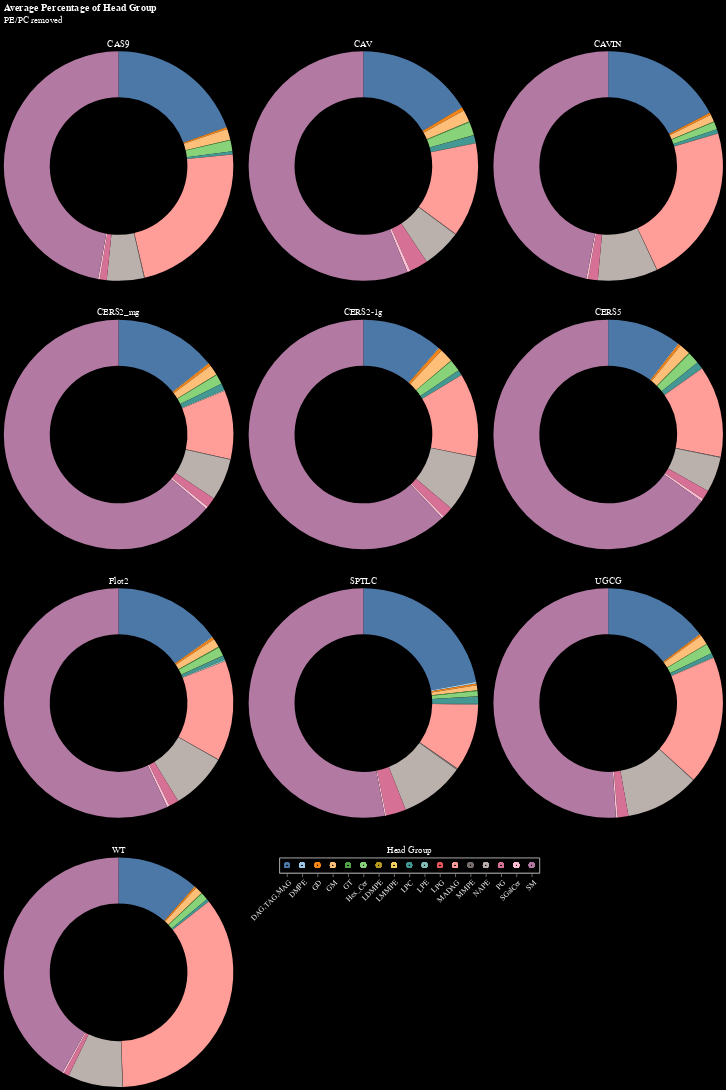

Source (notebook cell):
### Code cell
chart_list = []

# create selection tool
click = alt.selection_point(fields=['Head Group'])

# create head group legend
heads = alt.Chart(hg2_long).mark_point().encode(
    x=alt.X('Head Group').axis(labelAngle=-45),
    color=alt.condition(click, 'Head Group', alt.value('lightgray')),
    ).add_params(click).properties(title={'text':[], 'subtitle':'Head Group', 'subtitleColor':'white'})

for ptn in hg2_long['Mutation'].unique():
    source = hg2_long[hg2_long['Mutation'] == ptn]
    
    donut = alt.Chart(source).mark_arc(innerRadius=90).encode(
        theta='mean(Fraction):Q',
        color=alt.condition(click, 'Head Group', alt.value('lightgray'), scale=alt.Scale(scheme='tableau20'), legend=None),
        opacity = alt.condition(click, alt.value(1), alt.value(0.1)),
        tooltip=['Head Group', 'mean(Fraction)']
    ).add_params(click).properties(
        width=300,
        title={'text':[], 'subtitle':ptn, 'subtitleColor':'white'}
    )
    
    chart_list.append(donut)
    
d = alt.hconcat(*chart_list[:3]) & alt.hconcat(*chart_list[3:6]) & alt.hconcat(*chart_list[6:9]) & (chart_list[9] | heads)
d = d.properties(title={'text':['Average Percentage of Head Group'], 'subtitle':['PE/PC removed'], 'color': 'white', 'subtitleColor':'white'}).configure(background='black').configure_axis(labelColor='white')
# d.save('graphs/pos_mode_whole_dataset/updated_HeadGroupDonutCharts_noPC-PE_interactive.html')
d

# d = alt.hconcat(*chart_list[:5]) & alt.hconcat(*chart_list[5:]) & heads
# d = d.properties(title={'text':['Average Percentage of Head Group'],  'subtitle':['PE/PC removed'], 'color': 'white', 'subtitleColor':'white'}).configure(background='black').configure_axis(labelColor='white')
# # d.save('graphs/pos_mode_whole_dataset/updated_HeadGroupDonutCharts_noPC-PE_interactive.html')
# d
